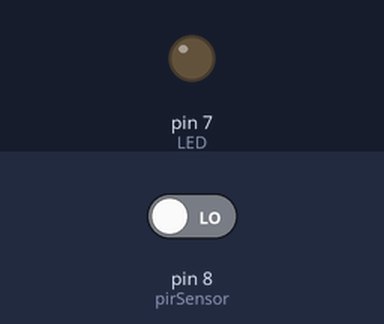
The sketch below on a simulated Arduino Uno, built with avr-gcc and run on an emulated ATmega328P. On the bench: output pins drawn as LEDs (lit = HIGH). Inputs (shaded band) come from the test bench; at power-on: pin 8 (pirSensor) LOW.

Above: at 1.2 s.
1.3 s: pin 8 (pirSensor) driven HIGH
At 2.2 s:
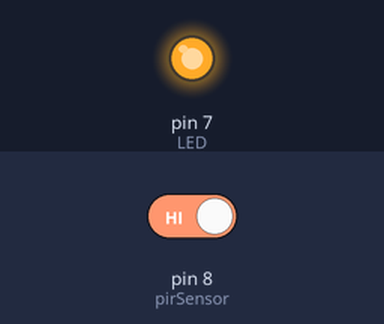
2.8 s: pin 8 (pirSensor) driven LOW
At 3.4 s:
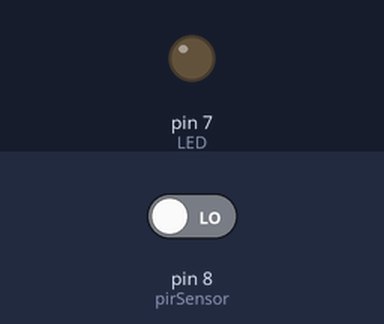
Timing chart, 0 to 5.8 s (numbered marks = the images above; inputs shaded):
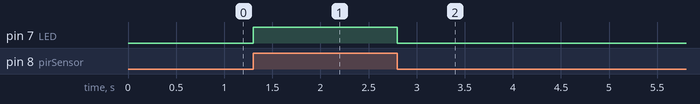

Measured:
- after the input at 1.3 s, pin 7 (LED): LOW → HIGH at once
- after the input at 2.8 s, pin 7 (LED): HIGH → LOW at once

The sketch:

pir2.ino
```cpp
int pirSensor = 8;
int LED = 7;

void setup() {
  pinMode (pirSensor, INPUT);
  pinMode (LED, OUTPUT);// put your setup code here, to run once:

}

void loop() {
  int sensorValue = digitalRead(pirSensor);
  if (sensorValue == 1) {
    digitalWrite(LED , HIGH);
  }
  else
    digitalWrite(LED , LOW);
  // put your main code here, to run repeatedly:

}
```
